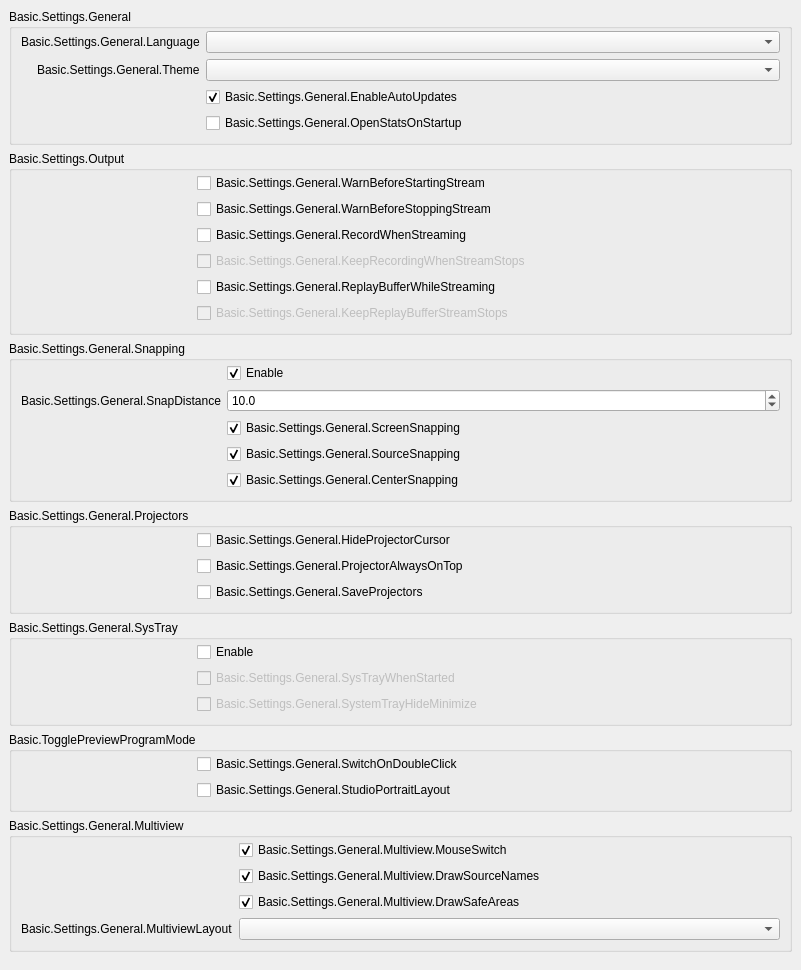
           <widget class="QWidget" name="scrollAreaWidgetContents_2">
            <property name="geometry">
             <rect>
              <x>0</x>
              <y>0</y>
              <width>801</width>
              <height>836</height>
             </rect>
            </property>
            <layout class="QVBoxLayout" name="verticalLayout_19">
             <property name="leftMargin">
              <number>0</number>
             </property>
             <property name="topMargin">
              <number>0</number>
             </property>
             <property name="rightMargin">
              <number>0</number>
             </property>
             <property name="bottomMargin">
              <number>9</number>
             </property>
             <item alignment="Qt::AlignTop">
              <widget class="QWidget" name="widget_2" native="true">
               <layout class="QVBoxLayout" name="verticalLayout_20">
                <item>
                 <widget class="QGroupBox" name="groupBox_15">
                  <property name="title">
                   <string>Basic.Settings.General</string>
                  </property>
                  <layout class="QFormLayout" name="formLayout_32">
                   <property name="fieldGrowthPolicy">
                    <enum>QFormLayout::AllNonFixedFieldsGrow</enum>
                   </property>
                   <property name="labelAlignment">
                    <set>Qt::AlignRight|Qt::AlignTrailing|Qt::AlignVCenter</set>
                   </property>
                   <property name="topMargin">
                    <number>2</number>
                   </property>
                   <item row="0" column="0">
                    <widget class="QLabel" name="label">
                     <property name="text">
                      <string>Basic.Settings.General.Language</string>
                     </property>
                     <property name="buddy">
                      <cstring>language</cstring>
                     </property>
                    </widget>
                   </item>
                   <item row="0" column="1">
                    <widget class="QComboBox" name="language"/>
                   </item>
                   <item row="1" column="0">
                    <widget class="QLabel" name="label_42">
                     <property name="text">
                      <string>Basic.Settings.General.Theme</string>
                     </property>
                     <property name="buddy">
                      <cstring>theme</cstring>
                     </property>
                    </widget>
                   </item>
                   <item row="1" column="1">
                    <widget class="QComboBox" name="theme"/>
                   </item>
                   <item row="2" column="0">
                    <spacer name="horizontalSpacer_3">
                     <property name="orientation">
                      <enum>Qt::Horizontal</enum>
                     </property>
                     <property name="sizeType">
                      <enum>QSizePolicy::Fixed</enum>
                     </property>
                     <property name="sizeHint" stdset="0">
                      <size>
                       <width>170</width>
                       <height>5</height>
                      </size>
                     </property>
                    </spacer>
                   </item>
                   <item row="2" column="1">
                    <widget class="QCheckBox" name="enableAutoUpdates">
                     <property name="text">
                      <string>Basic.Settings.General.EnableAutoUpdates</string>
                     </property>
                     <property name="checked">
                      <bool>true</bool>
                     </property>
                    </widget>
                   </item>
                   <item row="3" column="1">
                    <widget class="QCheckBox" name="openStatsOnStartup">
                     <property name="text">
                      <string>Basic.Settings.General.OpenStatsOnStartup</string>
                     </property>
                    </widget>
                   </item>
                  </layout>
                 </widget>
                </item>
                <item>
                 <widget class="QGroupBox" name="groupBox_16">
                  <property name="title">
                   <string>Basic.Settings.Output</string>
                  </property>
                  <layout class="QFormLayout" name="formLayout_2">
                   <property name="fieldGrowthPolicy">
                    <enum>QFormLayout::AllNonFixedFieldsGrow</enum>
                   </property>
                   <property name="topMargin">
                    <number>2</number>
                   </property>
                   <item row="0" column="0">
                    <spacer name="horizontalSpacer_5">
                     <property name="orientation">
                      <enum>Qt::Horizontal</enum>
                     </property>
                     <property name="sizeType">
                      <enum>QSizePolicy::Fixed</enum>
                     </property>
                     <property name="sizeHint" stdset="0">
                      <size>
                       <width>170</width>
                       <height>5</height>
                      </size>
                     </property>
                    </spacer>
                   </item>
                   <item row="0" column="1">
                    <widget class="QCheckBox" name="warnBeforeStreamStart">
                     <property name="text">
                      <string>Basic.Settings.General.WarnBeforeStartingStream</string>
                     </property>
                    </widget>
                   </item>
                   <item row="1" column="1">
                    <widget class="QCheckBox" name="warnBeforeStreamStop">
                     <property name="text">
                      <string>Basic.Settings.General.WarnBeforeStoppingStream</string>
                     </property>
                    </widget>
                   </item>
                   <item row="2" column="1">
                    <widget class="QCheckBox" name="recordWhenStreaming">
                     <property name="text">
                      <string>Basic.Settings.General.RecordWhenStreaming</string>
                     </property>
                    </widget>
                   </item>
                   <item row="3" column="1">
                    <widget class="QCheckBox" name="keepRecordStreamStops">
                     <property name="enabled">
                      <bool>false</bool>
                     </property>
                     <property name="text">
                      <string>Basic.Settings.General.KeepRecordingWhenStreamStops</string>
                     </property>
                    </widget>
                   </item>
                   <item row="4" column="1">
                    <widget class="QCheckBox" name="replayWhileStreaming">
                     <property name="text">
                      <string>Basic.Settings.General.ReplayBufferWhileStreaming</string>
                     </property>
                    </widget>
                   </item>
                   <item row="5" column="1">
                    <widget class="QCheckBox" name="keepReplayStreamStops">
                     <property name="enabled">
                      <bool>false</bool>
                     </property>
                     <property name="text">
                      <string>Basic.Settings.General.KeepReplayBufferStreamStops</string>
                     </property>
                    </widget>
                   </item>
                  </layout>
                 </widget>
                </item>
                <item>
                 <widget class="QGroupBox" name="groupBox_10">
                  <property name="enabled">
                   <bool>true</bool>
                  </property>
                  <property name="sizePolicy">
                   <sizepolicy hsizetype="Preferred" vsizetype="Maximum">
                    <horstretch>0</horstretch>
                    <verstretch>0</verstretch>
                   </sizepolicy>
                  </property>
                  <property name="title">
                   <string>Basic.Settings.General.Snapping</string>
                  </property>
                  <property name="flat">
                   <bool>false</bool>
                  </property>
                  <layout class="QFormLayout" name="formLayout_21">
                   <property name="fieldGrowthPolicy">
                    <enum>QFormLayout::AllNonFixedFieldsGrow</enum>
                   </property>
                   <property name="labelAlignment">
                    <set>Qt::AlignRight|Qt::AlignTrailing|Qt::AlignVCenter</set>
                   </property>
                   <property name="topMargin">
                    <number>2</number>
                   </property>
                   <item row="0" column="1">
                    <widget class="QCheckBox" name="snappingEnabled">
                     <property name="text">
                      <string>Enable</string>
                     </property>
                     <property name="checked">
                      <bool>true</bool>
                     </property>
                    </widget>
                   </item>
                   <item row="2" column="1">
                    <widget class="QCheckBox" name="screenSnapping">
                     <property name="text">
                      <string>Basic.Settings.General.ScreenSnapping</string>
                     </property>
                     <property name="checked">
                      <bool>true</bool>
                     </property>
                    </widget>
                   </item>
                   <item row="4" column="1">
                    <widget class="QCheckBox" name="centerSnapping">
                     <property name="text">
                      <string>Basic.Settings.General.CenterSnapping</string>
                     </property>
                     <property name="checked">
                      <bool>true</bool>
                     </property>
                    </widget>
                   </item>
                   <item row="3" column="1">
                    <widget class="QCheckBox" name="sourceSnapping">
                     <property name="text">
                      <string>Basic.Settings.General.SourceSnapping</string>
                     </property>
                     <property name="checked">
                      <bool>true</bool>
                     </property>
                    </widget>
                   </item>
                   <item row="1" column="1">
                    <widget class="QDoubleSpinBox" name="snapDistance">
                     <property name="decimals">
                      <number>1</number>
                     </property>
                     <property name="singleStep">
                      <double>0.500000000000000</double>
                     </property>
                     <property name="value">
                      <double>10.000000000000000</double>
                     </property>
                    </widget>
                   </item>
                   <item row="1" column="0">
                    <widget class="QLabel" name="label_9">
                     <property name="text">
                      <string>Basic.Settings.General.SnapDistance</string>
                     </property>
                     <property name="buddy">
                      <cstring>snapDistance</cstring>
                     </property>
                    </widget>
                   </item>
                   <item row="3" column="0">
                    <spacer name="horizontalSpacer_4">
                     <property name="orientation">
                      <enum>Qt::Horizontal</enum>
                     </property>
                     <property name="sizeType">
                      <enum>QSizePolicy::Fixed</enum>
                     </property>
                     <property name="sizeHint" stdset="0">
                      <size>
                       <width>170</width>
                       <height>5</height>
                      </size>
                     </property>
                    </spacer>
                   </item>
                  </layout>
                 </widget>
                </item>
                <item>
                 <widget class="QGroupBox" name="groupBox_14">
                  <property name="title">
                   <string>Basic.Settings.General.Projectors</string>
                  </property>
                  <layout class="QFormLayout" name="formLayout_28">
                   <property name="fieldGrowthPolicy">
                    <enum>QFormLayout::AllNonFixedFieldsGrow</enum>
                   </property>
                   <property name="topMargin">
                    <number>2</number>
                   </property>
                   <item row="0" column="1">
                    <widget class="QCheckBox" name="hideProjectorCursor">
                     <property name="text">
                      <string>Basic.Settings.General.HideProjectorCursor</string>
                     </property>
                    </widget>
                   </item>
                   <item row="1" column="1">
                    <widget class="QCheckBox" name="projectorAlwaysOnTop">
                     <property name="text">
                      <string>Basic.Settings.General.ProjectorAlwaysOnTop</string>
                     </property>
                    </widget>
                   </item>
                   <item row="2" column="1">
                    <widget class="QCheckBox" name="saveProjectors">
                     <property name="text">
                      <string>Basic.Settings.General.SaveProjectors</string>
                     </property>
                    </widget>
                   </item>
                   <item row="1" column="0">
                    <spacer name="horizontalSpacer">
                     <property name="orientation">
                      <enum>Qt::Horizontal</enum>
                     </property>
                     <property name="sizeType">
                      <enum>QSizePolicy::Fixed</enum>
                     </property>
                     <property name="sizeHint" stdset="0">
                      <size>
                       <width>170</width>
                       <height>5</height>
                      </size>
                     </property>
                    </spacer>
                   </item>
                  </layout>
                 </widget>
                </item>
                <item>
                 <widget class="QGroupBox" name="groupBox_13">
                  <property name="title">
                   <string>Basic.Settings.General.SysTray</string>
                  </property>
                  <layout class="QFormLayout" name="formLayout_29">
                   <property name="fieldGrowthPolicy">
                    <enum>QFormLayout::AllNonFixedFieldsGrow</enum>
                   </property>
                   <property name="topMargin">
                    <number>2</number>
                   </property>
                   <item row="0" column="1">
                    <widget class="QCheckBox" name="systemTrayEnabled">
                     <property name="text">
                      <string>Enable</string>
                     </property>
                    </widget>
                   </item>
                   <item row="1" column="1">
                    <widget class="QCheckBox" name="systemTrayWhenStarted">
                     <property name="enabled">
                      <bool>false</bool>
                     </property>
                     <property name="text">
                      <string>Basic.Settings.General.SysTrayWhenStarted</string>
                     </property>
                    </widget>
                   </item>
                   <item row="2" column="1">
                    <widget class="QCheckBox" name="systemTrayAlways">
                     <property name="enabled">
                      <bool>false</bool>
                     </property>
                     <property name="text">
                      <string>Basic.Settings.General.SystemTrayHideMinimize</string>
                     </property>
                    </widget>
                   </item>
                   <item row="1" column="0">
                    <spacer name="horizontalSpacer_2">
                     <property name="orientation">
                      <enum>Qt::Horizontal</enum>
                     </property>
                     <property name="sizeType">
                      <enum>QSizePolicy::Fixed</enum>
                     </property>
                     <property name="sizeHint" stdset="0">
                      <size>
                       <width>170</width>
                       <height>5</height>
                      </size>
                     </property>
                    </spacer>
                   </item>
                  </layout>
                 </widget>
                </item>
                <item>
                 <widget class="QGroupBox" name="groupBox_11">
                  <property name="title">
                   <string>Basic.TogglePreviewProgramMode</string>
                  </property>
                  <layout class="QFormLayout" name="formLayout_31">
                   <property name="fieldGrowthPolicy">
                    <enum>QFormLayout::AllNonFixedFieldsGrow</enum>
                   </property>
                   <property name="labelAlignment">
                    <set>Qt::AlignRight|Qt::AlignTrailing|Qt::AlignVCenter</set>
                   </property>
                   <property name="topMargin">
                    <number>2</number>
                   </property>
                   <item row="0" column="1">
                    <widget class="QCheckBox" name="doubleClickSwitch">
                     <property name="text">
                      <string>Basic.Settings.General.SwitchOnDoubleClick</string>
                     </property>
                    </widget>
                   </item>
                   <item row="0" column="0">
                    <spacer name="horizontalSpacer_6">
                     <property name="orientation">
                      <enum>Qt::Horizontal</enum>
                     </property>
                     <property name="sizeHint" stdset="0">
                      <size>
                       <width>170</width>
                       <height>5</height>
                      </size>
                     </property>
                    </spacer>
                   </item>
                   <item row="1" column="1">
                    <widget class="QCheckBox" name="studioPortraitLayout">
                     <property name="text">
                      <string>Basic.Settings.General.StudioPortraitLayout</string>
                     </property>
                    </widget>
                   </item>
                  </layout>
                 </widget>
                </item>
                <item>
                 <widget class="QGroupBox" name="groupBoxMultiview">
                  <property name="title">
                   <string>Basic.Settings.General.Multiview</string>
                  </property>
                  <layout class="QFormLayout" name="formLayoutMultiview">
                   <property name="fieldGrowthPolicy">
                    <enum>QFormLayout::AllNonFixedFieldsGrow</enum>
                   </property>
                   <property name="labelAlignment">
                    <set>Qt::AlignRight|Qt::AlignTrailing|Qt::AlignVCenter</set>
                   </property>
                   <property name="topMargin">
                    <number>2</number>
                   </property>
                   <item row="0" column="0">
                    <spacer name="horizontalSpacerMultiview">
                     <property name="orientation">
                      <enum>Qt::Horizontal</enum>
                     </property>
                     <property name="sizeType">
                      <enum>QSizePolicy::Fixed</enum>
                     </property>
                     <property name="sizeHint" stdset="0">
                      <size>
                       <width>170</width>
                       <height>5</height>
                      </size>
                     </property>
                    </spacer>
                   </item>
                   <item row="0" column="1">
                    <widget class="QCheckBox" name="multiviewMouseSwitch">
                     <property name="text">
                      <string>Basic.Settings.General.Multiview.MouseSwitch</string>
                     </property>
                     <property name="checked">
                      <bool>true</bool>
                     </property>
                    </widget>
                   </item>
                   <item row="1" column="1">
                    <widget class="QCheckBox" name="multiviewDrawNames">
                     <property name="text">
                      <string>Basic.Settings.General.Multiview.DrawSourceNames</string>
                     </property>
                     <property name="checked">
                      <bool>true</bool>
                     </property>
                    </widget>
                   </item>
                   <item row="2" column="1">
                    <widget class="QCheckBox" name="multiviewDrawAreas">
                     <property name="text">
                      <string>Basic.Settings.General.Multiview.DrawSafeAreas</string>
                     </property>
                     <property name="checked">
                      <bool>true</bool>
                     </property>
                    </widget>
                   </item>
                   <item row="3" column="1">
                    <widget class="QComboBox" name="multiviewLayout"/>
                   </item>
                   <item row="3" column="0">
                    <widget class="QLabel" name="label_64">
                     <property name="text">
                      <string>Basic.Settings.General.MultiviewLayout</string>
                     </property>
                     <property name="buddy">
                      <cstring>multiviewLayout</cstring>
                     </property>
                    </widget>
                   </item>
                  </layout>
                 </widget>
                </item>
               </layout>
              </widget>
             </item>
            </layout>
           </widget>
